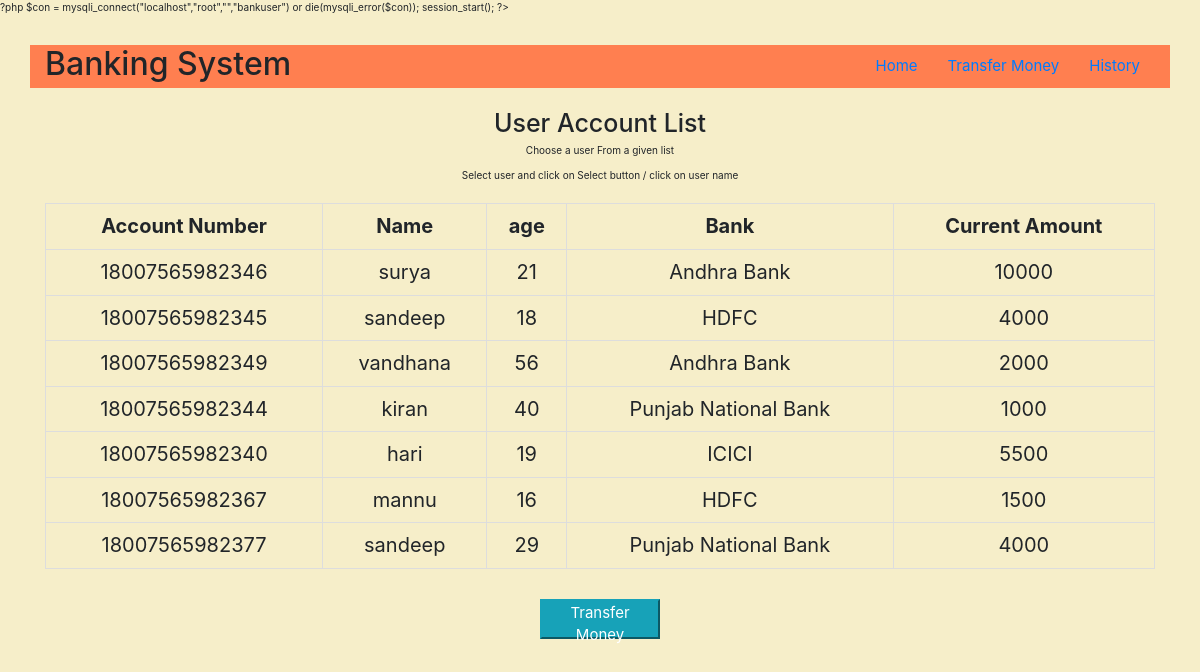
The app's page /userinfo.php with its own data.
### tables this page shows
CREATE TABLE IF NOT EXISTS `userinfo` (
  `accountno` varchar(45) NOT NULL,
  `name` varchar(45) NOT NULL,
  `age` varchar(45) NOT NULL,
  `bank` varchar(45) NOT NULL,
  `cuamt` varchar(45) NOT NULL,
  PRIMARY KEY (`accountno`)
);

### userinfo.php (the view, shortened to what this page needs)
<?php
include 'connection.php';
  $select_query ="SELECT * FROM userinfo";
  $select_query_result = mysqli_query($con, $select_query);
  ?>
<!DOCTYPE html>
<html lang="en">
<head>
    <link rel="stylesheet" href="https://cdnjs.cloudflare.com/ajax/libs/font-awesome/4.7.0/css/font-awesome.min.css">
    <link rel="stylesheet" href="https://maxcdn.bootstrapcdn.com/bootstrap/4.5.2/css/bootstrap.min.css">
    <link rel="stylesheet" href="https://maxcdn.bootstrapcdn.com/bootstrap/3.4.1/css/bootstrap.min.css">
    <link rel="stylesheet" href="https://stackpath.bootstrapcdn.com/bootstrap/4.5.2/css/bootstrap.min.css">
    <link rel="stylesheet" href="main.css">
</head>
<body>
    <div class="header">
        <div class="container room">
            <div class="logo ">
                <h1>
                 Banking System
                </h1>
            </div>
            <div class="nav ">
                <li><a href="index.php">Home</a></li>
                <li><a href="userinfo.php">Transfer Money</a></li>
                <li><a href="trans.php">History</a></li>
            </div>
        </div>
    </div>
    <div class="main_heading">
        <center>
            <h1 style="margin-top: 20px;">
                User Account List
            </h1>
            <p>Choose a user From a given list</p>
            <p>Select user and click on Select button / click on user name</p>
        </center>
        <center>
        <div class="container">
        <table class= "table table-bordered">
              <tr>
              <th>Account Number</th>
              <th>Name</th>
              <th>age</th>
              <th>Bank</th>
              <th>Current Amount</th>
              </tr>
                       <?php while ($row = mysqli_fetch_array($select_query_result)){ ?>
                       <tr>
                       <td><?php echo $row['accountno']; ?></td>
                       <td><?php echo $row['name']; ?></td>
                       <td><?php echo $row['age']; ?></td>
                       <td><?php echo $row['bank']; ?></td>
                       <td><?php echo $row['cuamt']; ?></td>
             </tr>
             <?php } ?>
             </table>
        </div>
            </div>
    <center>
    <button type="button" class="btn2 btn-info btn-all" data-toggle="modal" data-target="#myModal" id="send">Transfer Money</button>
     </center>
</body>
</html>

### main.css (style rules this page uses)
* { box-sizing: border-box; }
body { margin: 0; padding: 0; background-color: #f6eec9; }
.room { background-color: coral; }
.header { margin-top: 30px; }
.logo h1 { float: left; font-size: 3.2rem; }
.nav { float: right; }
.nav li { font-size: 1.5rem; }
th { text-align: center; font-size: 20px; }
td { text-align: center; font-size: 20px; }
table { margin: 10px 10px 10px 0px; }
.btn-all { margin-bottom: 20px; }
.btn2 { height: 40px; width: 120px; font-size: 15px; margin-top: 20px; }

### records on screen
userinfo: accountno "18007565982346", name "surya", age "21", bank "Andhra Bank", cuamt "10000"
userinfo: accountno "18007565982345", name "sandeep", age "18", bank "HDFC", cuamt "4000"
userinfo: accountno "18007565982349", name "vandhana", age "56", bank "Andhra Bank", cuamt "2000"
userinfo: accountno "18007565982344", name "kiran", age "40", bank "Punjab National Bank", cuamt "1000"
userinfo: accountno "18007565982340", name "hari", age "19", bank "ICICI", cuamt "5500"
userinfo: accountno "18007565982367", name "mannu", age "16", bank "HDFC", cuamt "1500"
userinfo: accountno "18007565982377", name "sandeep", age "29", bank "Punjab National Bank", cuamt "4000"
